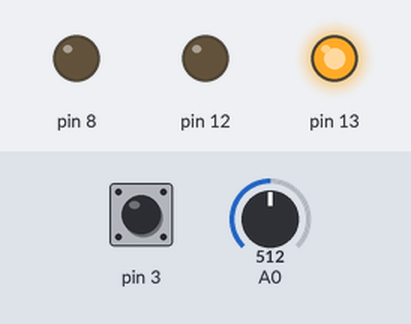
Simulated run of this sketch. Board: Arduino Uno, built with avr-gcc and run on an emulated ATmega328P. Shown: output pins drawn as LEDs (lit = HIGH). Inputs (shaded band) come from the test bench; at power-on: A0 = 512, pin 3 HIGH.

Above: at 1.2 s.
1.3 s: A0 set to 499
At 1.6 s:
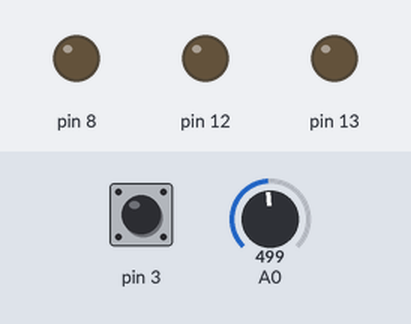
2.8 s: pin 3 pulled LOW for 0.15 s
At 3.1 s:
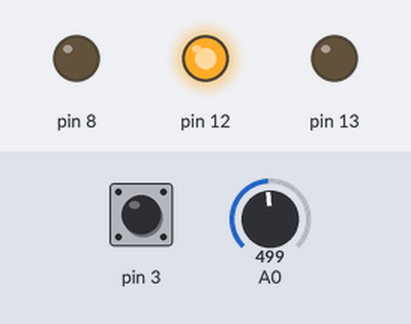
4.4 s: A0 set to 716
At 5.2 s:
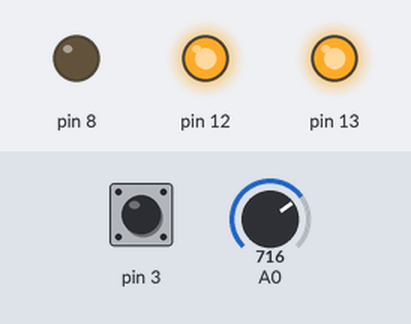
5.9 s: A0 set to 511
At 6.3 s:
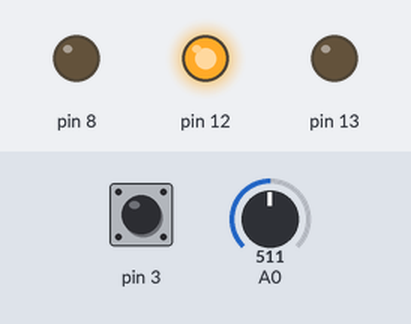
7.4 s: A0 set to 900
At 8.7 s:
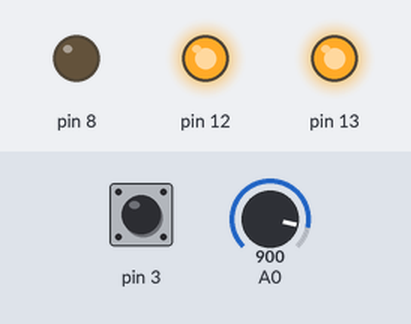
Timing chart, 0 to 9.9 s (numbered marks = the images above; inputs shaded):
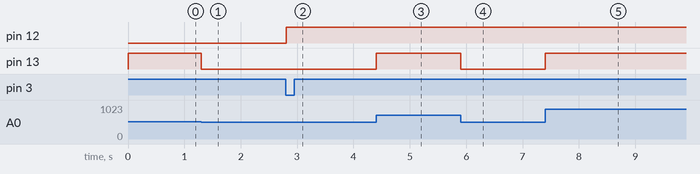

The sketch:

potanchiometr.ino
```cpp
boolean buttonWasUp = true;
boolean ledEnabled = false;
void setup() {
pinMode(13, OUTPUT);
pinMode(12, OUTPUT);
pinMode(8, OUTPUT);
pinMode(3, INPUT_PULLUP);
pinMode(A0, INPUT);
}
void loop() {

int r, t;
r=analogRead(A0);
t=r/4;
analogWrite(13, t);
 boolean buttonIsUp = digitalRead(3);
if (buttonWasUp && !buttonIsUp){
 delay(10);
 buttonIsUp = digitalRead(3);
 if (!buttonIsUp){
 ledEnabled=!ledEnabled;
 digitalWrite(12, ledEnabled);
 }
}
buttonWasUp=buttonIsUp;
}
```

Measured:
- the behaviour switches between 512 and 511 on A0 (found by bisection; images 0 and 1)
- after the input at 1.3 s, pin 13: HIGH → LOW at once
- after the input at 2.8 s, pin 12: LOW → HIGH at once
- after the input at 4.4 s, pin 13: LOW → HIGH at once
- after the input at 5.9 s, pin 13: HIGH → LOW at once
- after the input at 7.4 s, pin 13: LOW → HIGH at once
